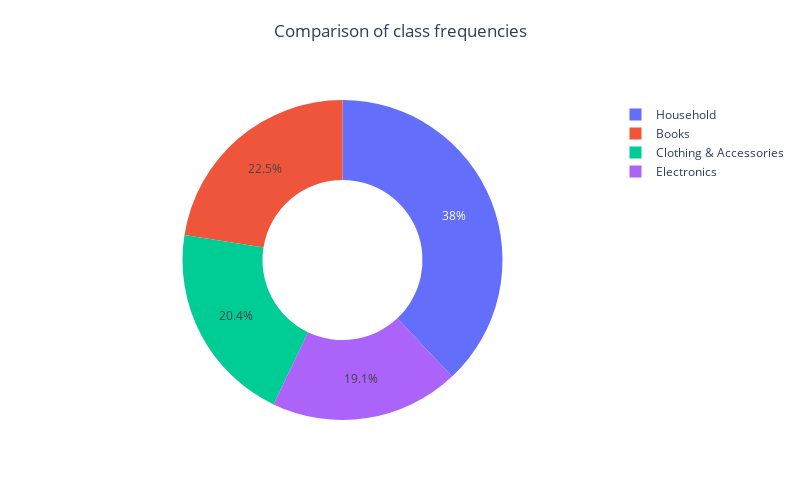

Notebook source saved alongside this figure:
### Code cell
# Visualization of class frequencies
values = np.array([len(data_e), len(data_h), len(data_b), len(data_c)])
labels = ['Electronics', 'Household', 'Books', 'Clothing & Accessories']
fig = go.Figure(data = [go.Pie(values = values, labels = labels, hole = 0.5, textinfo = 'percent', title = " ")])
text_title = "Comparison of class frequencies"
fig.update_layout(height = 500, width = 800, showlegend = True, title = dict(text = text_title, x = 0.5, y = 0.95)) 
fig.show()

### Figure 1 — Plotly figure (JSON) as saved in the notebook; plotly's stock layout.template omitted (floating-point values rounded to 4 significant figures)
{"data": [{"hole": 0.5, "labels": ["Electronics", "Household", "Books", "Clothing & Accessories"], "textinfo": "percent", "title": {"text": " "}, "type": "pie", "values": [5308, 10564, 6256, 5674]}], "layout": {"height": 500, "showlegend": true, "title": {"text": "Comparison of class frequencies", "x": 0.5, "y": 0.95}, "width": 800}}
